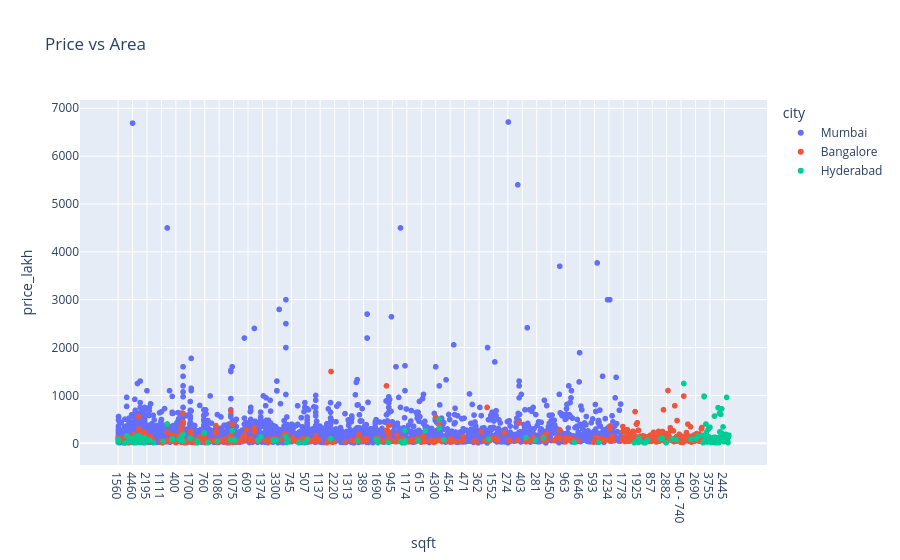

Write notebook code for a chart like this one.
### Code cell
sample = master.sample(5000)

fig = px.scatter(
    sample,
    x="sqft",
    y="price_lakh",
    color="city",
    title="Price vs Area"
)

fig.show()

### Figure 1 — Plotly figure (JSON) as saved in the notebook; plotly's stock layout.template omitted (floating-point values rounded to 4 significant figures; data arrays with more than 128 entries replaced by an {"elided": "..."} marker saying what was removed)
{"data": [{"hovertemplate": "city=Mumbai<br>sqft=%{x}<br>price_lakh=%{y}<extra></extra>", "legendgroup": "Mumbai", "marker": {"color": "#636efa", "symbol": "circle"}, "mode": "markers", "name": "Mumbai", "showlegend": true, "type": "scattergl", "x": {"elided": "4029 str values"}, "xaxis": "x", "y": {"elided": "4029 float values"}, "yaxis": "y"}, {"hovertemplate": "city=Bangalore<br>sqft=%{x}<br>price_lakh=%{y}<extra></extra>", "legendgroup": "Bangalore", "marker": {"color": "#EF553B", "symbol": "circle"}, "mode": "markers", "name": "Bangalore", "showlegend": true, "type": "scattergl", "x": {"elided": "773 str values"}, "xaxis": "x", "y": {"elided": "773 float values"}, "yaxis": "y"}, {"hovertemplate": "city=Hyderabad<br>sqft=%{x}<br>price_lakh=%{y}<extra></extra>", "legendgroup": "Hyderabad", "marker": {"color": "#00cc96", "symbol": "circle"}, "mode": "markers", "name": "Hyderabad", "showlegend": true, "type": "scattergl", "x": {"elided": "198 str values"}, "xaxis": "x", "y": {"elided": "198 float values"}, "yaxis": "y"}], "layout": {"legend": {"title": {"text": "city"}, "tracegroupgap": 0}, "title": {"text": "Price vs Area"}, "xaxis": {"anchor": "y", "domain": [0, 1], "title": {"text": "sqft"}}, "yaxis": {"anchor": "x", "domain": [0, 1], "title": {"text": "price_lakh"}}}}
